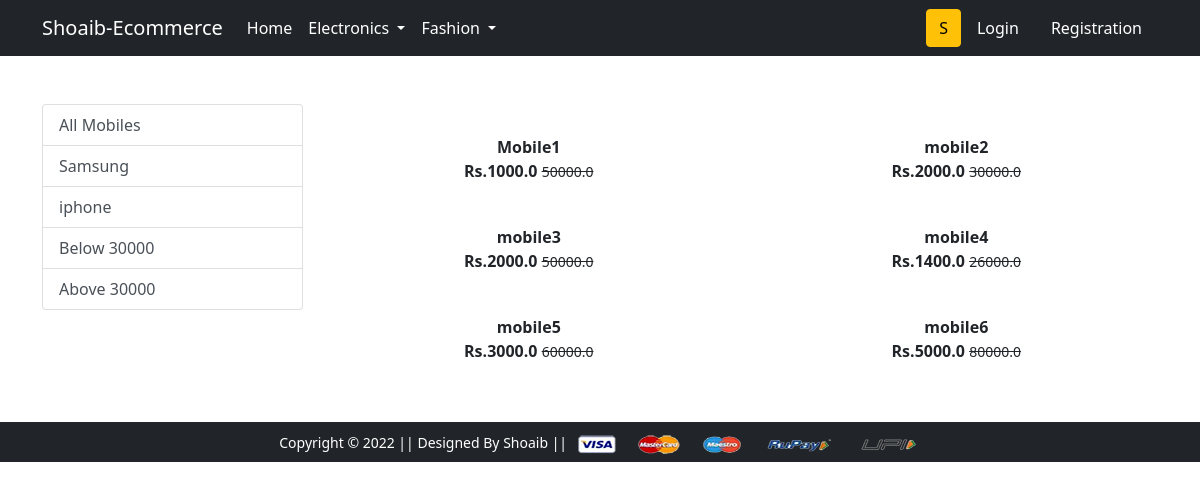
/mobile/, run on the app's committed database.
### app/models.py (models this page shows, shortened)
class Product(models.Model):
    title = models.CharField(max_length=50)
    Selling_price=models.FloatField()
    discounted_price=models.FloatField()
    description=models.TextField()
    brand = models.CharField(max_length=100)
    category = models.CharField(choices=CATEGORY_CHOICES,max_length=100)
    product_img =models.ImageField(upload_to='productimg')

### app/views.py (the view)
# urls.py: path('mobile/', views.mobile, name='mobile'),
def mobile(request,data =None):
 total_items = 0
 if request.user.is_authenticated:
  total_items = len(Cart.objects.filter(user=request.user))
 if data == None:
  mobiles=Product.objects.filter(category='M')
 elif data == "samsung" or data == "Iphone":
  mobiles = Product.objects.filter(category='M').filter (brand=data)
 elif data == 'below':
  mobiles = Product.objects.filter(category='M').filter(Selling_price__lt=30000)
 elif data == 'above':
  mobiles = Product.objects.filter(category='M').filter(Selling_price__gt=30000)
 return render(request, 'app/mobile.html',{'mobiles':mobiles,'total_items':total_items})

### app/templates/app/mobile.html (shortened to what this page needs)
{% extends 'app/base.html' %}
{% load static %}
{% block main-content %}
<div class="container my-5">
 <div class="row">
  <div class="col-sm-3">
   <div class="list-group">
    <a href="{% url 'mobile' %}" class="list-group-item
    list-group-item-action" aria-current="true">All Mobiles </a>
    <a href="{% url 'mobiledata' 'samsung' %}" class="list-group-item
    list-group-item-action" aria-current="true">Samsung </a>
    <a href="{% url 'mobiledata' 'Iphone' %}" class="list-group-item
    list-group-item-action">iphone</a>
    <a href="{% url 'mobiledata' 'below' %}" class="list-group-item
    list-group-item-action">Below 30000</a>
    <a href="{% url 'mobiledata' 'above' %}" class="list-group-item
    list-group-item-action">Above 30000</a>
  </div>
  </div>
  <div class="col-sm-9">
  <div class="row">
   {% for product in mobiles %}
   <div class="col-sm-6 text-center mb-1">
    <a href="{% url 'product-detail' product.id %}" class="btn">
     <div class="item">
      <div class="fw-bold">{{product.title}}</div>
      <div class="fw-bold">Rs.{{product.discounted_price}}
      <small class="fw-light text-decoration-line-through">{{product.Selling_price}}</small>
      </div>
      </div>
     </a>
   </div>
   {% endfor %}
  </div>
  </div>
 </div>
</div>
{% endblock main-content %}

### data on the page
Product: title "Mobile1", discounted_price "1000.0", Selling_price "50000.0"
Product: title "mobile2", discounted_price "2000.0", Selling_price "30000.0"
Product: title "mobile3", discounted_price "2000.0", Selling_price "50000.0"
Product: title "mobile4", discounted_price "1400.0", Selling_price "26000.0"
Product: title "mobile5", discounted_price "3000.0", Selling_price "60000.0"
Product: title "mobile6", discounted_price "5000.0", Selling_price "80000.0"
